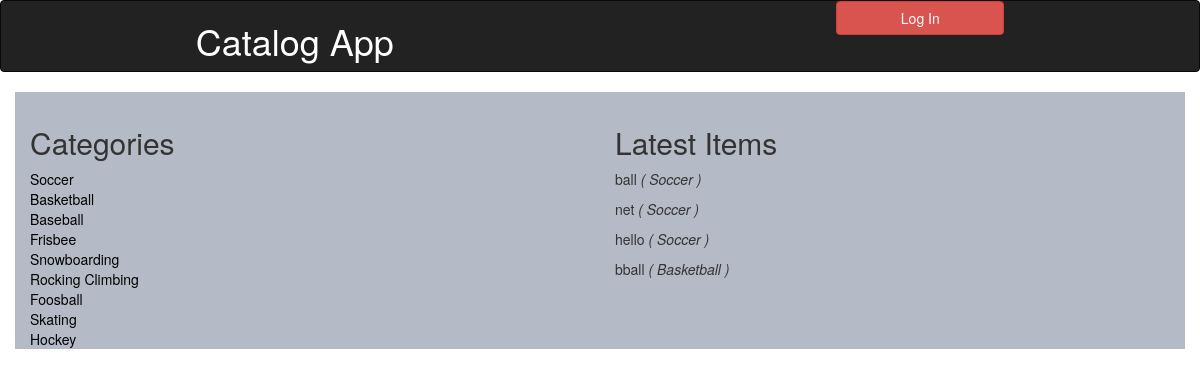
The page / on the database its author committed.
### database_setup.py (models this page shows, shortened)
class Category(Base):
    __tablename__ = 'category'
    name = Column(String(80), nullable = False)
    id = Column(Integer, primary_key = True)

class Item(Base):
    __tablename__ = 'item'
    name = Column(String(80), nullable = False)
    id = Column(Integer, primary_key = True)
    user_id = Column(Integer, ForeignKey('user.id'))
    user = relationship(User)
    description = Column(String(250))
    catType = Column(String(80))
    category_id = Column(Integer, ForeignKey('category.id'))
    category = relationship(Category)

### catalog.py (the view)
@app.route('/')
def showCatalog():
	listCatalog = session.query(Category).all()
	listItem = session.query(Item).all()
	if 'username' not in login_session:
		return render_template('publiccatalog.html', catalog = listCatalog, item = listItem)
	else:
		return render_template('index.html', catalog = listCatalog, item = listItem)

### templates/publiccatalog.html (shortened to what this page needs)
{% extends "head.html" %}
{% block content %}
{% include "publicHeader.html" %}
	<div class="container">
		<div class="row">
			<div class="col-md-6">
				<h2>Categories</h2>
				{% for x in catalog %}
					<a href="{{ url_for('showCategory', category_name = x.name)}}">{{x.name}}</a>
					<br>
				{% endfor %}
			</div>
			<div class="col-md-6">
				<h2>Latest Items</h2>
				{% for x in item %}
					<p>{{x.name}} <em>( {{catalog[x.category_id-1].name}} )</em></p>
				{% endfor %}
			</div>
		</div>
	</div>
{% endblock %}

### templates/head.html
<!DOCTYPE html>
<html lang="en">
	<head>
		<link rel="stylesheet" href="//netdna.bootstrapcdn.com/bootstrap/3.1.1/css/bootstrap.min.css">
		<link href="//netdna.bootstrapcdn.com/font-awesome/4.0.3/css/font-awesome.css" rel="stylesheet">
		<link rel="stylesheet" type="text/css" href="{{url_for('static', filename='styles.css')}}">
	</head>
	<body>
		<div>
			{% block content %}
			{% endblock %}
		</div>
	</body>
</html>

### templates/publicHeader.html
<nav class="navbar navbar-inverse bg-inverse full-width">
	<div class="row top-menu">
		<div class="col-md-6">
			<a href="{{url_for('showCatalog')}}">
				<h1 class="title">Catalog App</h1>
			</a>
		</div>
		<div class="col-md-6 text-right">
			<div class="btn-group">
				<a class='btn btn-danger' href="{{url_for('showLogin')}}" style="width:12em;"> Log In</a>
			</div>
		</div>
	</div>
</nav>

### static/styles.css (style rules this page uses)
nav { width: 100%; }
a { color: black; }
.title { color: white; }
.top-menu { width: 70%; margin: auto; }
.container { background-color: #b4bbc6; padding-top: 1em; }

### rows shown on the page
Category: name "Soccer"
Category: name "Basketball"
Category: name "Baseball"
Category: name "Frisbee"
Category: name "Snowboarding"
Category: name "Rocking Climbing"
Category: name "Foosball"
Category: name "Skating"
Category: name "Hockey"
Item: name "ball"
Item: name "net"
Item: name "hello"
Item: name "bball"
